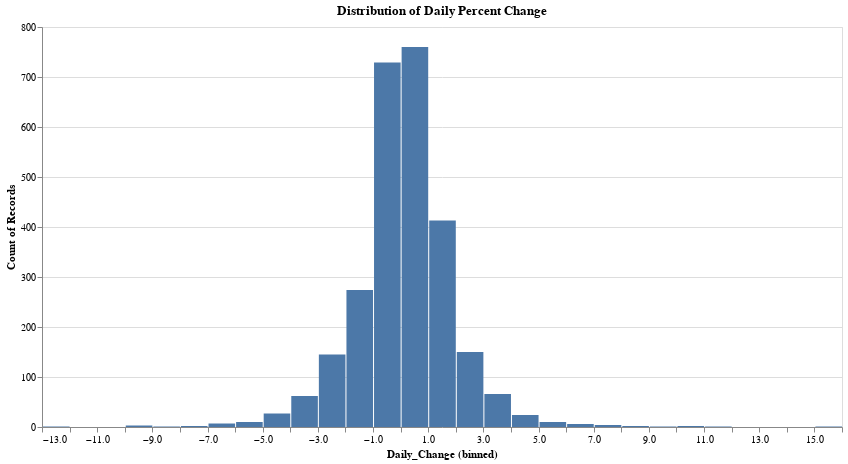

Notebook cell for this chart:
### Markdown cell above
3) Histogram of Daily Percent Change

### Code cell
chart_hist = alt.Chart(df_cleaned).mark_bar().encode(
    x=alt.X('Daily_Change:Q', bin=alt.Bin(maxbins=50)),
    y='count()',
    tooltip=['count()']
).properties(
    width=800,
    height=400,
    title='Distribution of Daily Percent Change'
).interactive()  # Zoom on x-axis

chart_hist

### Figure 1 — Vega-Lite specification as saved in the notebook (floating-point values rounded to 4 significant figures; data arrays with more than 128 entries replaced by an {"elided": "..."} marker saying what was removed)
{"config": {"view": {"continuousWidth": 300, "continuousHeight": 300}}, "data": {"name": "data-d8e9e173aff8f8164f155cb46bec940d"}, "mark": {"type": "bar"}, "encoding": {"tooltip": [{"aggregate": "count", "type": "quantitative"}], "x": {"bin": {"maxbins": 50}, "field": "Daily_Change", "type": "quantitative"}, "y": {"aggregate": "count", "type": "quantitative"}}, "height": 400, "params": [{"name": "param_6", "select": {"type": "interval", "encodings": ["x", "y"]}, "bind": "scales"}], "title": "Distribution of Daily Percent Change", "width": 800, "$schema": "https://vega.github.io/schema/vega-lite/v5.20.1.json", "datasets": {"data-d8e9e173aff8f8164f155cb46bec940d": {"elided": "2701 records"}}}
